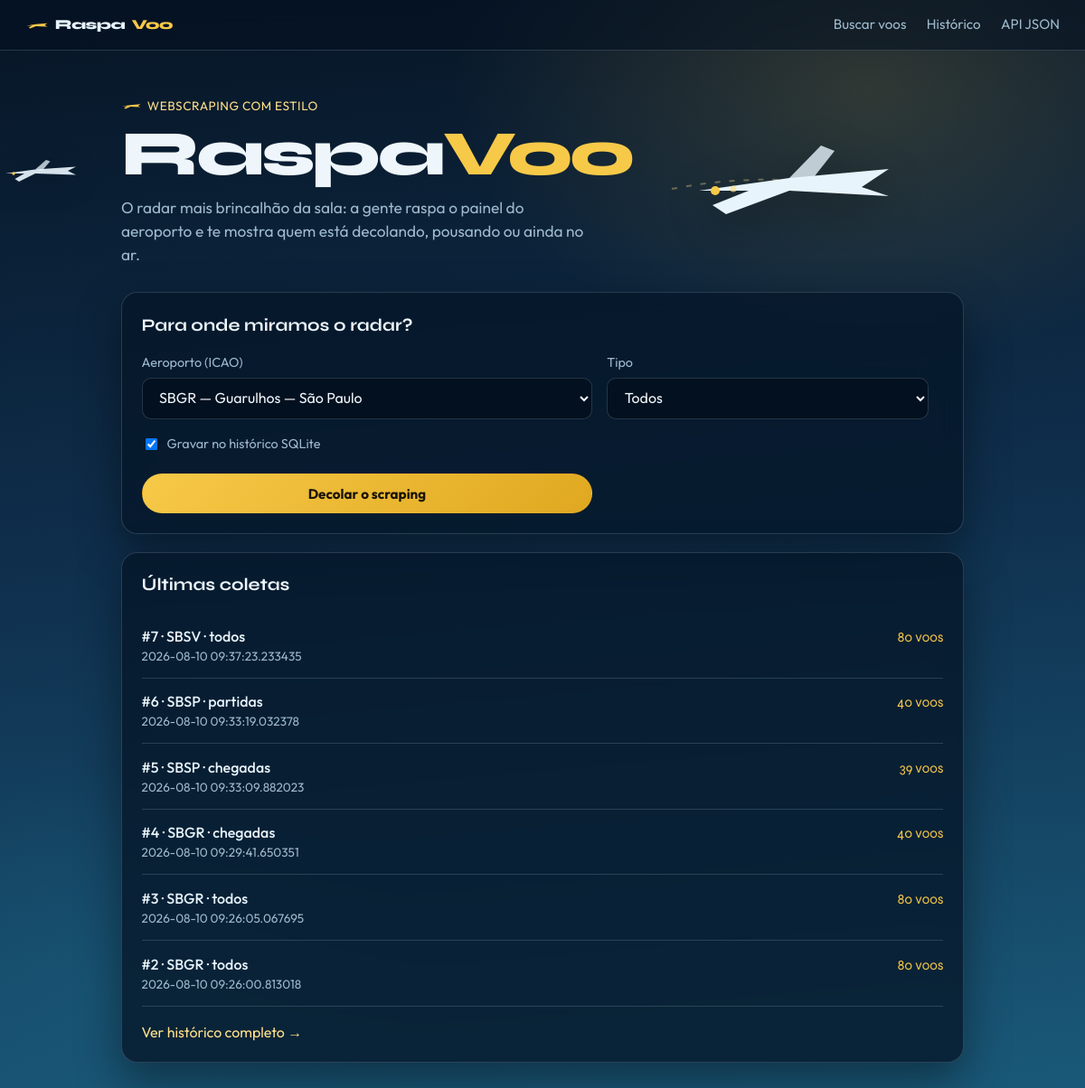
The page / on the database its author committed.
### models/coleta_voo.py (models this page shows, shortened)
class ColetaVoo(ModeloBase):
    __bind_key__ = "historico"
    __tablename__ = "coletas_voo"
    fonte = db.Column(db.String(255), nullable=False)
    aeroporto = db.Column(db.String(10), nullable=False)
    tipo_busca = db.Column(db.String(20), nullable=False)
    total = db.Column(db.Integer, nullable=False, default=0)
    voos = db.relationship(
        "VooInfo",
        back_populates="coleta",
        cascade="all, delete-orphan",
    )
    @classmethod
    def listar(cls):
        return cls.query.order_by(cls.data_criacao.desc()).all()

### controllers/site_controller.py (the view)
@site_bp.route("/")
def home():
    coletas = ColetaVoo.listar()[:6]
    return render_template(
        "home.html",
        coletas= coletas,
        aeroportos=AEROPORTOS_SUGERIDOS,
    )

### views/templates/home.html (shortened to what this page needs)
{% extends 'layout.html' %}
{% block content %}
<section class="hero">
    <div class="hero-texto">
        <p class="hero-selo">
            <svg class="selo-aviao" viewBox="0 0 48 20" aria-hidden="true">
                <path d="M2 12 L22 9 L46 7 L40 11 L46 14 L22 13 L10 18 L7 16 L14 12 Z" fill="currentColor"/>
            </svg>
            webscraping com estilo
        </p>
        <h1 class="hero-brand">Raspa<em>Voo</em></h1>
        <p class="hero-lead">
            O radar mais brincalhão da sala: a gente raspa o painel do aeroporto
            e te mostra quem está decolando, pousando ou ainda no ar.
        </p>
    </div>
    <div class="hero-aviao-grande" aria-hidden="true">
    </div>
</section>
<section class="painel busca-painel">
    <h2 class="secao-titulo">Para onde miramos o radar?</h2>
    <form method="post" action="{{ url_for('site.buscar') }}" class="form-busca">
        <div class="campo">
            <label for="aeroporto">Aeroporto (ICAO)</label>
            <select id="aeroporto" name="aeroporto" required>
                {% for codigo, nome in aeroportos %}
                <option value="{{ codigo }}" {% if codigo == 'SBGR' %}selected{% endif %}>
                    {{ codigo }} — {{ nome }}
                </option>
                {% endfor %}
            </select>
        </div>
        <div class="campo">
            <label for="tipo">Tipo</label>
            <select id="tipo" name="tipo">
                <option value="todos">Todos</option>
            </select>
        </div>
        <div class="campo campo-check">
            <label class="check-label">
                <input type="checkbox" name="salvar" value="1" checked>
                Gravar no histórico SQLite
            </label>
        </div>
        <button type="submit" class="btn btn-primario">Decolar o scraping</button>
    </form>
</section>
<section class="painel" style="margin-top: 1.25rem;">
    <h2 class="secao-titulo">Últimas coletas</h2>
    {% if coletas %}
        <ul class="lista">
            {% for c in coletas %}
            <li>
                <div>
                    <a href="{{ url_for('site.detalhe_coleta', coleta_id=c.id) }}">
                        #{{ c.id }} · {{ c.aeroporto }} · {{ c.tipo_busca }}
                    </a>
                    <div class="meta">{{ c.data_criacao }}</div>
                </div>
                <span class="badge">{{ c.total }} voos</span>
            </li>
            {% endfor %}
        </ul>
        <p class="link-mais"><a href="{{ url_for('site.historico') }}">Ver histórico completo →</a></p>
    {% else %}
        <p class="vazio">Nenhuma coleta ainda. Decole o scraping e salve a primeira foto do céu.</p>
    {% endif %}
</section>
{% endblock %}

### views/static/css/style.css (style rules this page uses)
* { box-sizing: border-box; }
:root { --ceu-alto: #071525; --ceu-meio: #0f2f4d; --horizonte: #1a5a7a; --pista: #f7c948; --pista-clara: #ffe08a; --nuvem: #e8f4fc; --texto: #eef6fb; --texto-suave: #9eb9cc; --painel: rgba(6, 22, 40, 0.78); --borda: rgba(158, 185, 204, 0.22); --erro: #ff8a7a; --sucesso: #5eead4; --sombra: 0 20px 50px rgba(0, 0, 0, 0.4); }
body { margin: 0; min-height: 100vh; font-family: "Outfit", sans-serif; color: var(--texto); background: radial-gradient(ellipse 70% 45% at 80% 8%, rgba(247, 201, 72, 0.16), transparent 55%), radial-gradient(ellipse 50% 35% at 10% 90%, rgba(26, 90, 122, 0.45), transparent 60%), linear-gradient(175deg, var(--ceu-alto) 0%, var(--ceu-meio) 48%, var(--horizonte) 100%); background-attachment: fixed; line-height: 1.5; overflow-x: hidden; }
.hero { display: grid; grid-template-columns: 1.15fr 0.85fr; gap: 1rem; align-items: center; padding: 1.5rem 0 1.25rem; animation: fade-up 0.7s ease both; }
.hero-selo { display: inline-flex; align-items: center; gap: 0.4rem; margin: 0 0 0.6rem; color: var(--pista-clara); font-size: 0.85rem; letter-spacing: 0.04em; text-transform: uppercase; }
.selo-aviao { width: 1.4rem; color: var(--pista); }
.hero-brand { font-family: "Syne", sans-serif; font-weight: 800; font-size: clamp(2.8rem, 8vw, 4.4rem); line-height: 0.95; margin: 0 0 0.85rem; letter-spacing: -0.04em; }
.hero-brand em { font-style: normal; color: var(--pista); }
.hero-lead { max-width: 32rem; color: var(--texto-suave); font-size: 1.08rem; margin: 0; }
.hero-aviao-grande { color: var(--nuvem); animation: taxi 5s ease-in-out infinite; }
.hero-aviao-grande svg { width: 100%; max-width: 280px; height: auto; display: block; margin-left: auto; filter: drop-shadow(0 12px 24px rgba(0, 0, 0, 0.35)); }
.painel { background: var(--painel); border: 1px solid var(--borda); border-radius: 18px; padding: 1.35rem; box-shadow: var(--sombra); backdrop-filter: blur(14px); animation: fade-up 0.75s ease both; }
.busca-painel { margin-top: 0.5rem; }
.secao-titulo { font-family: "Syne", sans-serif; font-size: 1.2rem; margin: 0 0 1rem; }
.form-busca { display: grid; grid-template-columns: 1.4fr 1fr auto; gap: 1rem; align-items: end; }
.campo label { display: block; margin-bottom: 0.35rem; color: var(--texto-suave); font-size: 0.9rem; }
.campo select, .campo input[type="text"] { width: 100%; padding: 0.7rem 0.9rem; background: rgba(4, 16, 30, 0.85); border: 1px solid var(--borda); border-radius: 10px; color: var(--texto); font-size: 1rem; font-family: inherit; }
.campo-check { grid-column: 1 / -1; }
.check-label { display: inline-flex !important; align-items: center; gap: 0.5rem; cursor: pointer; color: var(--texto-suave); }
.btn { display: inline-block; padding: 0.72rem 1.2rem; background: transparent; color: var(--texto); text-decoration: none; border: 1px solid var(--borda); border-radius: 999px; font-size: 0.95rem; font-family: inherit; cursor: pointer; transition: background 0.2s, border-color 0.2s, transform 0.15s; white-space: nowrap; }
.btn-primario { background: linear-gradient(135deg, var(--pista), #e0a820); color: #1a1405; border-color: transparent; font-weight: 700; }
.lista { list-style: none; padding: 0; margin: 0; }
.lista li { display: flex; justify-content: space-between; gap: 1rem; align-items: baseline; padding: 0.85rem 0; border-bottom: 1px solid var(--borda); }
.lista a { color: var(--nuvem); text-decoration: none; font-weight: 500; }
.meta { color: var(--texto-suave); font-size: 0.85rem; }
.badge { color: var(--pista); font-family: "Syne", sans-serif; font-size: 0.95rem; white-space: nowrap; }
.link-mais { margin: 1rem 0 0; }
.link-mais a { color: var(--pista-clara); text-decoration: none; }

### rows shown on the page
ColetaVoo: id "7", aeroporto "SBSV", tipo_busca "todos", data_criacao "2026-08-10 09:37:23.233435", total "80"
ColetaVoo: id "6", aeroporto "SBSP", tipo_busca "partidas", data_criacao "2026-08-10 09:33:19.032378", total "40"
ColetaVoo: id "5", aeroporto "SBSP", tipo_busca "chegadas", data_criacao "2026-08-10 09:33:09.882023", total "39"
ColetaVoo: id "4", aeroporto "SBGR", tipo_busca "chegadas", data_criacao "2026-08-10 09:29:41.650351", total "40"
ColetaVoo: id "3", aeroporto "SBGR", tipo_busca "todos", data_criacao "2026-08-10 09:26:05.067695", total "80"
ColetaVoo: id "2", aeroporto "SBGR", tipo_busca "todos", data_criacao "2026-08-10 09:26:00.813018", total "80"

### other values the page prints
form field aeroporto "SBGR — Guarulhos — São Paulo"
